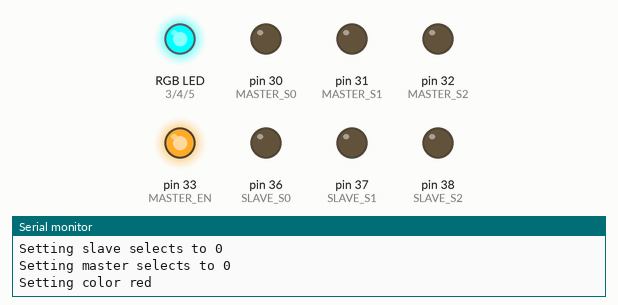
Recording of a sketch running on a simulated Arduino Mega 2560, built with avr-gcc and run on an emulated ATmega2560. Shown: an RGB LED mixed from three pins (HIGH = lit), output pins drawn as LEDs (lit = HIGH), the last lines printed to the serial monitor.

Above: at 0.1 s.
At 10.1 s:
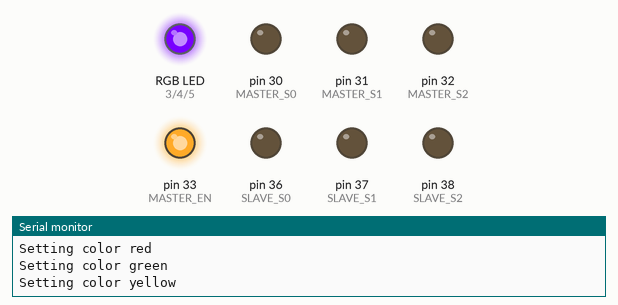
At 25.1 s:
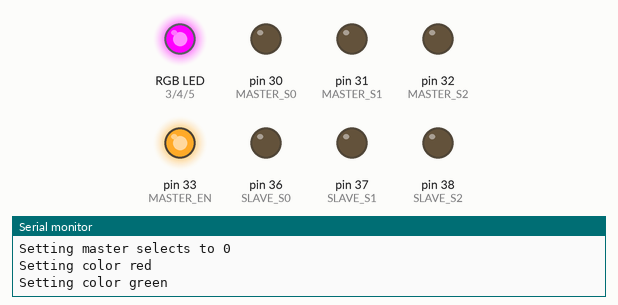
At 35.1 s:
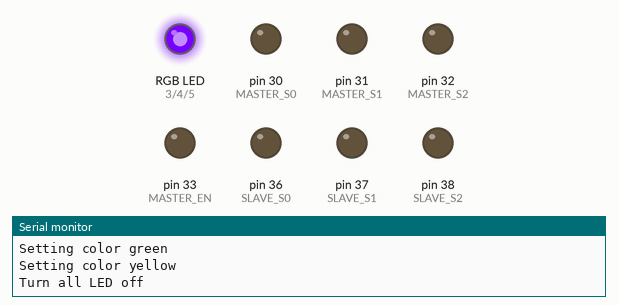
Timing chart, 0 to 36.6 s (numbered marks = the images above):
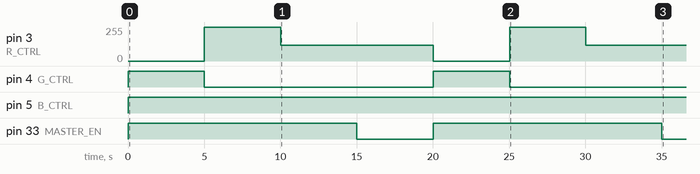

Measured:
- by itself, pin 4 (G_CTRL): alternates HIGH for 5.0 s and LOW for 15.0 s
- by itself, pin 5 (B_CTRL): LOW → HIGH at 0.01 s
- by itself, pin 33 (MASTER_EN): alternates HIGH for 15.0 s and LOW for 5.0 s
- by itself, pin 3 (R_CTRL): 0/255 → 255/255 at 5.0 s, → 120/255 5.0 s later, → 0/255 10.0 s later, → 255/255 5.0 s later, … (5 changes in this stretch)

The sketch:

SetColormain.ino
```cpp
#include "Arduino.h"
#include "SetColor.h"

int drawerNum = 0;
int moduleNum = 0;

void setup(){
    colorInit();

};

void loop(){
    ledOn(moduleNum, drawerNum);
    setRed();
    delay(5000);
    setGreen();
    delay(5000);
    setYellow();
    delay(5000);
    ledOff();
    delay(5000);

};
```

SetColor.cpp
```cpp
#include "Arduino.h"
#include "SoftwareSerial.h"
#include "SetColor.h"

void colorInit(){
  // begin serial for debugging
  Serial.begin(9600);

  // initialize the master decorder
  pinMode(MASTER_EN, OUTPUT);
  pinMode(MASTER_S2, OUTPUT);
  pinMode(MASTER_S1, OUTPUT);
  pinMode(MASTER_S0, OUTPUT);

  // intialize slave selects
  pinMode(SLAVE_S2, OUTPUT);
  pinMode(SLAVE_S1, OUTPUT);
  pinMode(SLAVE_S0, OUTPUT);

  // initialize color controls
  pinMode(R_CTRL, INPUT);
  pinMode(G_CTRL, INPUT);
  pinMode(B_CTRL, INPUT);
}

void ledOn(int moduleNum, int drawerNum){
    // select proper drawer (LED) by updating slave's selects
    Serial.print("Setting slave selects to ");
    Serial.println(drawerNum);
    digitalWrite(SLAVE_S2, bitRead(drawerNum,2));
    digitalWrite(SLAVE_S1, bitRead(drawerNum,1));
    digitalWrite(SLAVE_S0, bitRead(drawerNum,0));

    // select proper slave decoder
    Serial.print("Setting master selects to ");
    Serial.println(moduleNum);
    digitalWrite(MASTER_S2, bitRead(moduleNum,2));
    digitalWrite(MASTER_S1, bitRead(moduleNum,1));
    digitalWrite(MASTER_S0, bitRead(moduleNum,0));

    // turn on the master decoder, allows LED to come on
    digitalWrite(MASTER_EN, HIGH);

}

void ledOff(){
    // turn of master decoder, which turns off all LEDs
    Serial.println("Turn all LED off");
    digitalWrite(MASTER_EN, LOW);
}

void setGreen(){
    Serial.println("Setting color green");
    analogWrite(R_CTRL, 255); // R is fully off
    analogWrite(G_CTRL, 0); // G is fully on
    analogWrite(B_CTRL, 255); // B is fully off
}
void setYellow(){
    Serial.println("Setting color yellow");
    analogWrite(R_CTRL, 120); // R  overpowers so 120 makes yellow
    analogWrite(G_CTRL, 0); // G is fully on
    analogWrite(B_CTRL, 255); // B is fully off
}
void setRed(){
    Serial.println("Setting color red");
    analogWrite(R_CTRL, 0); // R is fully on
    analogWrite(G_CTRL, 255); // G is fully off
    analogWrite(B_CTRL, 255); // B is fully off
}
```

SetColor.h
```cpp
#ifndef SetColor_h
#define SetColor_h
#include "Arduino.h"

#define MASTER_EN 33 // active HIGH
#define MASTER_S0 30
#define MASTER_S1 31
#define MASTER_S2 32

// the idea is to have ALL slave decoders to share select lines
// because each are only active one at a time
#define SLAVE_S0 36
#define SLAVE_S1 37
#define SLAVE_S2 38

// RGB ctrl pins hooked up to cathodes on LEDs
#define R_CTRL 3
#define G_CTRL 4
#define B_CTRL 5


void colorInit();
void ledOn(int moduleNum, int drawerNum);

//Removed unused parameters in below functions
void ledOff();
void setGreen();
void setYellow();
void setRed();

#endif
```

sdcard.cpp
```cpp
#include "sdcard.h"
```

lcd.cpp
```cpp

```
